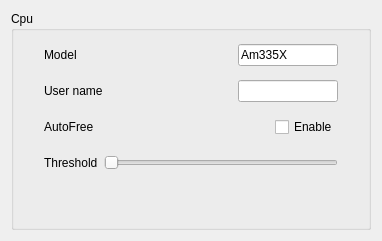
     <widget class="QWidget" name="page_Cpu">
      <layout class="QVBoxLayout" name="verticalLayout_4">
       <item>
        <widget class="QGroupBox" name="System_Cpu">
         <property name="font">
          <font>
           <weight>50</weight>
           <bold>false</bold>
          </font>
         </property>
         <property name="focusPolicy">
          <enum>Qt::StrongFocus</enum>
         </property>
         <property name="contextMenuPolicy">
          <enum>Qt::DefaultContextMenu</enum>
         </property>
         <property name="title">
          <string>Cpu</string>
         </property>
         <property name="flat">
          <bool>true</bool>
         </property>
         <property name="checkable">
          <bool>false</bool>
         </property>
         <property name="checked">
          <bool>false</bool>
         </property>
         <layout class="QVBoxLayout" name="verticalLayout_3">
          <property name="leftMargin">
           <number>30</number>
          </property>
          <property name="rightMargin">
           <number>30</number>
          </property>
          <item>
           <layout class="QHBoxLayout" name="horizontalLayout_3">
            <item>
             <widget class="QLabel" name="label_3">
              <property name="minimumSize">
               <size>
                <width>0</width>
                <height>30</height>
               </size>
              </property>
              <property name="font">
               <font>
                <weight>50</weight>
                <bold>false</bold>
               </font>
              </property>
              <property name="text">
               <string>Model       </string>
              </property>
             </widget>
            </item>
            <item>
             <spacer name="horizontalSpacer_3">
              <property name="orientation">
               <enum>Qt::Horizontal</enum>
              </property>
              <property name="sizeHint" stdset="0">
               <size>
                <width>40</width>
                <height>20</height>
               </size>
              </property>
             </spacer>
            </item>
            <item>
             <widget class="QLineEdit" name="System_Cpu_Model_String_Text_2">
              <property name="minimumSize">
               <size>
                <width>0</width>
                <height>0</height>
               </size>
              </property>
              <property name="maximumSize">
               <size>
                <width>100</width>
                <height>16777215</height>
               </size>
              </property>
              <property name="font">
               <font>
                <weight>50</weight>
                <bold>false</bold>
               </font>
              </property>
              <property name="autoFillBackground">
               <bool>false</bool>
              </property>
              <property name="inputMethodHints">
               <set>Qt::ImhNone</set>
              </property>
              <property name="text">
               <string>Am335X</string>
              </property>
              <property name="readOnly">
               <bool>true</bool>
              </property>
             </widget>
            </item>
           </layout>
          </item>
          <item>
           <layout class="QHBoxLayout" name="horizontalLayout_4">
            <item>
             <widget class="QLabel" name="label_4">
              <property name="minimumSize">
               <size>
                <width>0</width>
                <height>30</height>
               </size>
              </property>
              <property name="font">
               <font>
                <weight>50</weight>
                <bold>false</bold>
               </font>
              </property>
              <property name="text">
               <string>User name   </string>
              </property>
             </widget>
            </item>
            <item>
             <spacer name="horizontalSpacer_4">
              <property name="orientation">
               <enum>Qt::Horizontal</enum>
              </property>
              <property name="sizeHint" stdset="0">
               <size>
                <width>40</width>
                <height>20</height>
               </size>
              </property>
             </spacer>
            </item>
            <item>
             <widget class="QLineEdit" name="System_Cpu_UserName_String_Text_2">
              <property name="minimumSize">
               <size>
                <width>0</width>
                <height>0</height>
               </size>
              </property>
              <property name="maximumSize">
               <size>
                <width>100</width>
                <height>16777215</height>
               </size>
              </property>
              <property name="font">
               <font>
                <weight>50</weight>
                <bold>false</bold>
               </font>
              </property>
              <property name="autoFillBackground">
               <bool>false</bool>
              </property>
              <property name="inputMethodHints">
               <set>Qt::ImhNone</set>
              </property>
              <property name="text">
               <string/>
              </property>
              <property name="readOnly">
               <bool>false</bool>
              </property>
             </widget>
            </item>
           </layout>
          </item>
          <item>
           <layout class="QHBoxLayout" name="horizontalLayout_16">
            <item>
             <widget class="QLabel" name="label_40">
              <property name="minimumSize">
               <size>
                <width>0</width>
                <height>30</height>
               </size>
              </property>
              <property name="text">
               <string>AutoFree</string>
              </property>
             </widget>
            </item>
            <item>
             <spacer name="horizontalSpacer_51">
              <property name="orientation">
               <enum>Qt::Horizontal</enum>
              </property>
              <property name="sizeHint" stdset="0">
               <size>
                <width>175</width>
                <height>20</height>
               </size>
              </property>
             </spacer>
            </item>
            <item>
             <widget class="QCheckBox" name="System_Cpu_AutoRelease_Bool_IsChecked_2">
              <property name="text">
               <string>Enable</string>
              </property>
             </widget>
            </item>
           </layout>
          </item>
          <item>
           <layout class="QHBoxLayout" name="horizontalLayout_67">
            <item>
             <widget class="QLabel" name="label_78">
              <property name="minimumSize">
               <size>
                <width>0</width>
                <height>30</height>
               </size>
              </property>
              <property name="text">
               <string>Threshold</string>
              </property>
             </widget>
            </item>
            <item>
             <widget class="QSlider" name="System_Cpu_Threshold_Num_Value_2">
              <property name="orientation">
               <enum>Qt::Horizontal</enum>
              </property>
             </widget>
            </item>
           </layout>
          </item>
          <item>
           <spacer name="verticalSpacer_5">
            <property name="orientation">
             <enum>Qt::Vertical</enum>
            </property>
            <property name="sizeHint" stdset="0">
             <size>
              <width>20</width>
              <height>40</height>
             </size>
            </property>
           </spacer>
          </item>
         </layout>
        </widget>
       </item>
      </layout>
     </widget>
